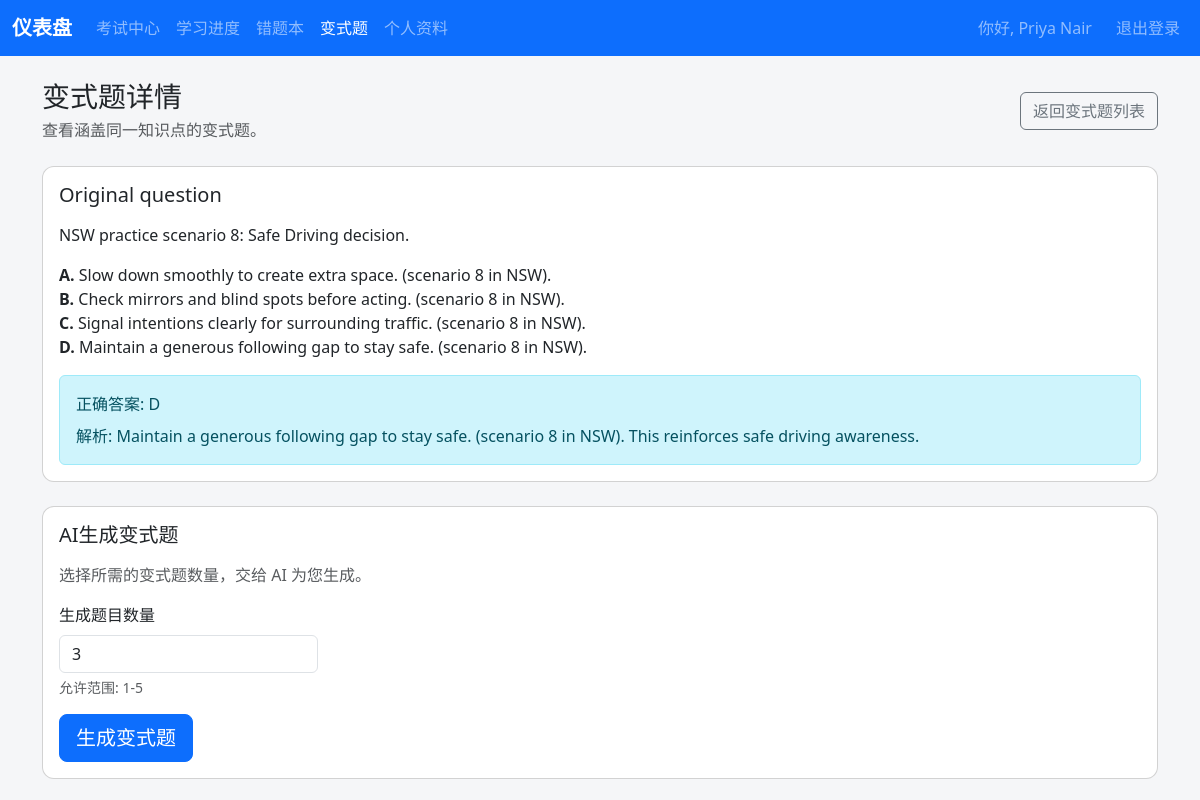
The app's page /student/variant?question=8 (signed in), older data.
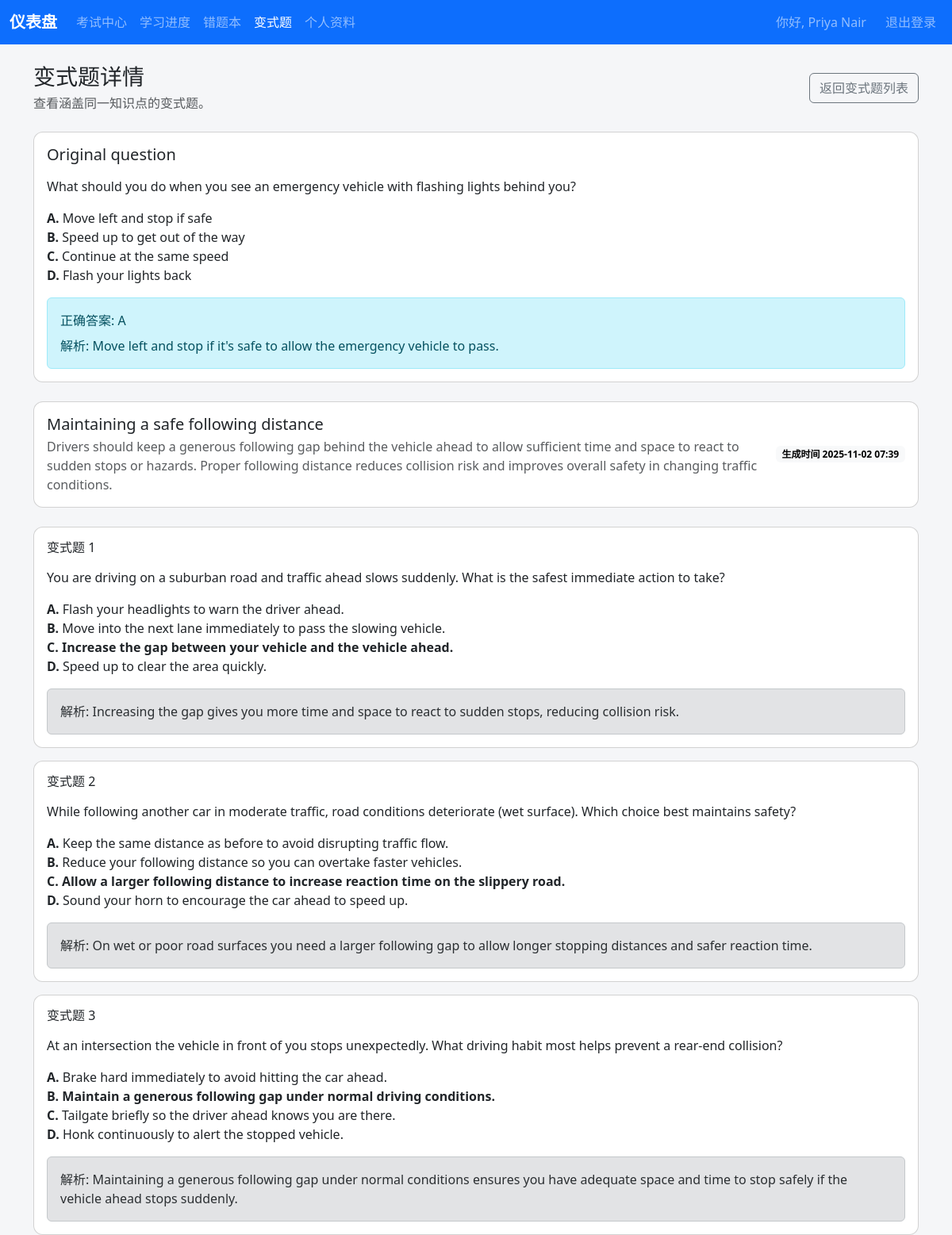
The same page, newer data.
### app/models.py (models this page shows)
class Question(db.Model):
    __tablename__ = "questions"
    id = db.Column(db.Integer, primary_key=True)
    qid = db.Column(db.String(50), nullable=False)
    prompt = db.Column(db.Text, nullable=False)
    language = db.Column(db.String(20), nullable=False, default="ENGLISH")
    state_scope = db.Column(db.String(10), nullable=False, default="ALL")
    topic = db.Column(db.String(120), nullable=False, default="general")
    option_a = db.Column(db.String(255), nullable=False, default="Option A")
    option_b = db.Column(db.String(255), nullable=False, default="Option B")
    option_c = db.Column(db.String(255), nullable=False, default="Option C")
    option_d = db.Column(db.String(255), nullable=False, default="Option D")
    correct_option = db.Column(db.String(1), nullable=False, default="A")
    explanation = db.Column(db.Text, nullable=False, default="")
    image_url = db.Column(db.String(500))
    __table_args__ = (
        UniqueConstraint(
            "qid", "state_scope", "language", name="uq_question_qid_state_language"
        ),
    )

class VariantQuestionGroup(db.Model):
    __tablename__ = "variant_question_groups"
    id = db.Column(db.Integer, primary_key=True)
    student_id = db.Column(db.Integer, db.ForeignKey("students.id"), nullable=False)
    base_question_id = db.Column(db.Integer, db.ForeignKey("questions.id"), nullable=False)
    knowledge_point_name = db.Column(db.String(255), nullable=False)
    knowledge_point_summary = db.Column(db.Text, nullable=False)
    created_at = db.Column(db.DateTime, default=datetime.utcnow, nullable=False)
    student = db.relationship("Student", back_populates="variant_groups")
    base_question = db.relationship("Question")
    variants = db.relationship(
        "VariantQuestion", back_populates="group", cascade="all, delete-orphan"
    )

class VariantQuestion(db.Model):
    __tablename__ = "variant_questions"
    id = db.Column(db.Integer, primary_key=True)
    group_id = db.Column(
        db.Integer, db.ForeignKey("variant_question_groups.id"), nullable=False
    )
    student_id = db.Column(db.Integer, db.ForeignKey("students.id"), nullable=False)
    prompt = db.Column(db.Text, nullable=False)
    option_a = db.Column(db.String(255), nullable=False)
    option_b = db.Column(db.String(255), nullable=False)
    option_c = db.Column(db.String(255), nullable=False)
    option_d = db.Column(db.String(255), nullable=False)
    correct_option = db.Column(db.String(1), nullable=False)
    explanation = db.Column(db.Text, nullable=False)
    created_at = db.Column(db.DateTime, default=datetime.utcnow, nullable=False)
    group = db.relationship("VariantQuestionGroup", back_populates="variants")
    student = db.relationship("Student", back_populates="variant_questions")

### app/student/routes.py (the view, shortened to what this page needs)
@student_bp.route("/variant")
@login_required
def variant():
    student = _current_student()
    if not student:
        return _redirect_non_students()
    raw_question_id = request.args.get("question")
    raw_group_id = request.args.get("group")
    question_id = None  # Question identifier extracted from the query string
    group_id = None  # Variant group identifier extracted from the query string
    try:
        question_id = int(raw_question_id) if raw_question_id else None
    except (TypeError, ValueError):
        question_id = None
    try:
        group_id = int(raw_group_id) if raw_group_id else None
    except (TypeError, ValueError):
        group_id = None
    if not question_id and not group_id:
        flash(_t("Select a question to generate variants."), "warning")
        return redirect(url_for("student.variant_list"))
    group = None  # VariantQuestionGroup to display on the page
    base_question = None  # Underlying question associated with the group
    generation_mode = False  # Flag indicating whether the page should show the form
    if question_id and not group:
        base_question = db.session.get(Question, question_id)
        if not base_question:
            flash(_t("The requested question does not exist."), "danger")
            return redirect(url_for("student.variant_list"))
        if not _question_accessible(base_question, student):
            flash(_t("This question is not available for your state."), "danger")
            return redirect(url_for("student.variant_list"))
        group = _existing_variant_group(student.id, base_question.id)
        if not group:
            generation_mode = True
    variant_records: list[VariantQuestion] = []  # Variants to display beneath the question
    if group and not generation_mode:
        variant_records = sorted(
            (
                variant
                for variant in group.variants
                if variant.student_id == student.id
            ),
            key=lambda item: item.created_at,
        )  # Ensure variants render chronologically and are scoped to the student
    return render_template(
        "student/variant.html",
        base_question=base_question,
        group=group,
        variants=variant_records,
        generation_mode=generation_mode,
        variant_min_count=VARIANT_MIN_COUNT,
        variant_max_count=VARIANT_MAX_COUNT,
        variant_default_count=VARIANT_DEFAULT_COUNT,
    )

### app/coach/routes.py (called while the page is built, shortened)
@coach_bp.before_app_request
def _restrict_student_portal_access():
    if request.blueprint != "coach":
        return None

### app/i18n.py (called while the page is built)
def normalise_language_code(language: str | None) -> str | None:
    if not language:
        return None
    code = language.strip().upper()
    if code in SUPPORTED_LANGUAGES:
        return code
    return None

def ensure_language_code(language: str | None) -> str:
    normalised = normalise_language_code(language)
    return normalised or DEFAULT_LANGUAGE

def translate_text(text: str, language: str, **format_values: str) -> str:
    catalogue = TRANSLATIONS.get(language, {})
    translated = catalogue.get(text, text)
    if format_values:
        try:
            return translated.format(**format_values)
        except (KeyError, IndexError):
            return translated
    return translated

### app/models.py (called while the page is built)
    @property
    def is_student(self) -> bool:
        return True

### app/student/routes.py (called while the page is built)
def _current_student() -> Student | None:
    if not current_user.is_authenticated:
        return None
    student = current_user._get_current_object()
    if isinstance(student, Student):
        return student
    return None

### app/templates/student/variant.html (shortened to what the changed rows need)
{% extends "base.html" %}
{% block content %}
<div class="d-flex flex-column flex-lg-row align-items-lg-center justify-content-between gap-3 mb-4">
  <div>
    <h1 class="h3 mb-1">{{ _('Variant Question Details') }}</h1>
  </div>
</div>
{% if not base_question %}
<div class="alert alert-warning" role="alert">{{ _('Unable to locate the base question for this request.') }}</div>
{% else %}
<div class="card mb-4">
  <div class="card-body">
    <h2 class="h5 mb-3">{{ _('Original question') }}</h2>
    <p class="mb-3">{{ base_question.prompt|safe }}</p>
    <ul class="list-unstyled">
      <li><strong>A.</strong> {{ base_question.option_a }}</li>
      <li><strong>B.</strong> {{ base_question.option_b }}</li>
      <li><strong>C.</strong> {{ base_question.option_c }}</li>
      <li><strong>D.</strong> {{ base_question.option_d }}</li>
    </ul>
    <div class="alert alert-info mb-0">
      <div>{{ _('Correct answer') }}: {{ base_question.correct_option }}</div>
      {% if base_question.explanation %}
      <div class="mt-2">{{ _('Explanation') }}: {{ base_question.explanation|safe }}</div>
      {% endif %}
    </div>
  </div>
</div>
{% if generation_mode %}
<div class="card">
  <div class="card-body">
    <h2 class="h5 mb-3">{{ _('Generate variant questions by AI') }}</h2>
    <p class="text-muted">{{ _('Select how many variants you need and let the AI draft them for you.') }}</p>
    <form
      id="variant-generate-form"
      class="row g-3"
      method="post"
      action="{{ url_for('student.variant_generate') }}"
      data-generate-url="{{ url_for('student.variant_generate') }}"
      data-question-id="{{ base_question.id }}"
    >
      <div class="col-sm-4 col-md-3">
        <label for="variant_count" class="form-label">{{ _('Variants to generate') }}</label>
        <input
          type="number"
          id="variant_count"
          name="variantCount"
          class="form-control"
          value="{{ variant_default_count }}"
          min="{{ variant_min_count }}"
          max="{{ variant_max_count }}"
          required
        >
        <div class="form-text">
          {{ _('Allowed range') }}: {{ variant_min_count }}-{{ variant_max_count }}
        </div>
      </div>
      <div class="col-12">
        <button type="submit" class="btn btn-lg btn-primary" id="variant-generate-submit">
          {{ _('Generate variants') }}
        </button>
      </div>
    </form>
  </div>
</div>
{% elif group %}
<div class="card mb-4">
  <div class="card-body">
    <div class="d-flex flex-column flex-md-row align-items-md-center justify-content-between gap-3">
      <div>
        <h2 class="h5 mb-1">{{ group.knowledge_point_name }}</h2>
        <p class="text-muted mb-0">{{ group.knowledge_point_summary }}</p>
      </div>
      <span class="badge text-bg-light">{{ _('Generated at') }} {{ group.created_at.strftime('%Y-%m-%d %H:%M') }}</span>
    </div>
  </div>
</div>
{% if variants %}
<div class="row g-3">
  {% for variant in variants %}
  <div class="col-12">
    <div class="card h-100">
      <div class="card-body">
        <h3 class="h6 mb-3">{{ _('Variant question') }} {{ loop.index }}</h3>
        <p class="mb-3">{{ variant.prompt|safe }}</p>
        <ul class="list-unstyled mb-3">
          <li {% if variant.correct_option == 'A' %}class="fw-semibold"{% endif %}><strong>A.</strong> {{ variant.option_a }}</li>
          <li {% if variant.correct_option == 'B' %}class="fw-semibold"{% endif %}><strong>B.</strong> {{ variant.option_b }}</li>
          <li {% if variant.correct_option == 'C' %}class="fw-semibold"{% endif %}><strong>C.</strong> {{ variant.option_c }}</li>
          <li {% if variant.correct_option == 'D' %}class="fw-semibold"{% endif %}><strong>D.</strong> {{ variant.option_d }}</li>
        </ul>
        {% if variant.explanation %}
        <div class="alert alert-secondary mb-0">{{ _('Explanation') }}: {{ variant.explanation|safe }}</div>
        {% endif %}
      </div>
    </div>
  </div>
  {% endfor %}
</div>
{% else %}
<div class="alert alert-info" role="alert">
  {{ _('This variant set has no questions yet.') }}
</div>
{% endif %}
{% endif %}
{% endif %}
{% endblock %}

Row changes from the older to the newer data that the page shows:
changed Question: prompt "NSW practice scenario 8: Safe Driving decision." → "What should you do when you see an emergency vehicle with flashing lights behind you?"; option_a "Slow down smoothly to create extra space. (scenario 8 in NSW)." → "Move left and stop if safe"; option_b "Check mirrors and blind spots before acting. (scenario 8 in NSW)." → "Speed up to get out of the way"; option_c "Signal intentions clearly for surrounding traffic. (scenario 8 in NSW)." → "Continue at the same speed"; option_d "Maintain a generous following gap to stay safe. (scenario 8 in NSW)." → "Flash your lights back"; correct_option "D" → "A"; explanation "Maintain a generous following gap to stay safe. (scenario 8 in NSW). This reinforces safe driving awareness." → "Move left and stop if it's safe to allow the emergency vehicle to pass."
added VariantQuestionGroup: knowledge_point_name "Maintaining a safe following distance", knowledge_point_summary "Drivers should keep a generous following gap behind the vehicle ahead to allow sufficient time and space to react to sudden stops or hazards. Proper following distance reduces collision risk and improves overall safety in changing traffic conditions.", created_at "2025-11-02 07:39"
added VariantQuestion: prompt "You are driving on a suburban road and traffic ahead slows suddenly. What is the safest immediate action to take?", option_a "Flash your headlights to warn the driver ahead.", option_b "Move into the next lane immediately to pass the slowing vehicle.", option_c "Increase the gap between your vehicle and the vehicle ahead.", option_d "Speed up to clear the area quickly.", explanation "Increasing the gap gives you more time and space to react to sudden stops, reducing collision risk."
added VariantQuestion: prompt "While following another car in moderate traffic, road conditions deteriorate (wet surface). Which choice best maintains safety?", option_a "Keep the same distance as before to avoid disrupting traffic flow.", option_b "Reduce your following distance so you can overtake faster vehicles.", option_c "Allow a larger following distance to increase reaction time on the slippery road.", option_d "Sound your horn to encourage the car ahead to speed up.", explanation "On wet or poor road surfaces you need a larger following gap to allow longer stopping distances and safer reaction time."
added VariantQuestion: prompt "At an intersection the vehicle in front of you stops unexpectedly. What driving habit most helps prevent a rear-end collision?", option_a "Brake hard immediately to avoid hitting the car ahead.", option_b "Maintain a generous following gap under normal driving conditions.", option_c "Tailgate briefly so the driver ahead knows you are there.", option_d "Honk continuously to alert the stopped vehicle.", explanation "Maintaining a generous following gap under normal conditions ensures you have adequate space and time to stop safely if the vehicle ahead stops suddenly.", correct_option "B" (drawn)
Text that changed along with them:
form field variantCount: "3" → (not shown)
{{ variant_min_count }}: "1" → (not shown)
{{ variant_max_count }}: "5" → (not shown)
text no longer shown: "AI生成变式题 选择所需的变式题数量，交给 AI 为您生成。 生成题目数量 允许范围 : - 生成变式题"
text now shown: "生成时间"
